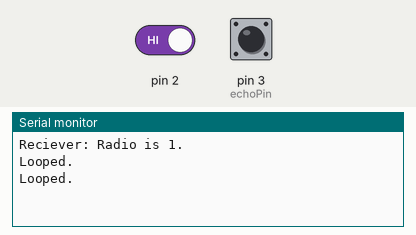
This sketch was run on a simulated Arduino Uno, built with avr-gcc and run on an emulated ATmega328P. Parts: the last lines printed to the serial monitor. Inputs (shaded band) come from the test bench; at power-on: pin 2 HIGH, pin 3 (echoPin) LOW. No radio packets arrive unless stated.

Above: at 1.2 s.
1.3 s: pin 2 driven LOW
At 1.9 s:
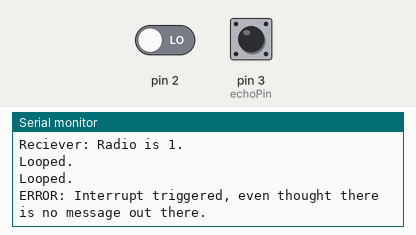
2.8 s: pin 3 (echoPin) pulsed HIGH 2 times (0.12 s each, 0.3 s apart)
At 3.9 s:
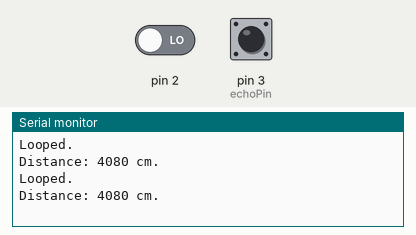

The sketch:

ROBOT.ino
```cpp
#include <nRF24L01.h>
#include <RF24.h>

#define echoPin 3
#define trigPin 4

volatile unsigned long startTime = 0;

RF24 radio (7, 8);
const uint64_t adress = 0xF0F0F0F0F0;


void setup() {
  Serial.begin(9600);

  radio.begin();
  radio.setPALevel(RF24_PA_MIN);//tmp => cus of power reasons, should be changed to high later to strengthen signal
  radio.setDataRate(RF24_1MBPS);//test RF24_250KBPS later maybe, but i dunno (only works with + variants), this method return a boolean that indicates the success of the setFunktion
  radio.setAutoAck(false);//cus we want >1 devices to listen to this message... think about it a bit, it will make sence
  radio.disableCRC();//maybe this line is not needed, but i dunno


  radio.maskIRQ(1, 1, 0);//only interrupt in reviecing data
  attachInterrupt(0, receivedMessage, FALLING);//0 for pin 2 and 1 for pin 3 => these are the only hardware interrupt pins => there are ways to use other pins, but they only work with CHANGE and are a little more difficult
  radioListenMode();


  Serial.print("Reciever: ");
  Serial.print("Radio is ");
  Serial.print(radio.isPVariant());
  Serial.println(".");

  pinMode(trigPin, OUTPUT);
  attachInterrupt(1, mesure, CHANGE);
  digitalWrite(trigPin, LOW);
}

void mesure(){
  if(digitalRead(echoPin) == HIGH){
    startTime = micros();
  } else{
    long duration =micros()-startTime;
    int distance= duration*0.034;
    Serial.print("Distance: ");
    Serial.print(distance);
    Serial.println(" cm.");
  }
}

void receivedMessage(){
  if(radio.available()){
    char text[32] = "";
    radio.read(&text, sizeof(text));
    Serial.println("Signal");
    prepUS();
  } else{
    Serial.println("ERROR: Interrupt triggered, even thought there is no message out there.");
  }
}

void prepUS(){
  digitalWrite(trigPin, LOW);
  delayMicroseconds(2);
  digitalWrite(trigPin, HIGH);
  delayMicroseconds(10);
  digitalWrite(trigPin, LOW);
}

void radioListenMode(){
  radio.openReadingPipe(0, adress);
  radio.startListening();
}

void radioWriteMode(){
  radio.stopListening();
  radio.openWritingPipe(adress);
}

void loop() {
  Serial.println("Looped.");
  delay(1000);
}
```

Measured:
- after the input at 1.3 s, the serial monitor: prints a new line at once (image 1)
- after the input at 2.8 s, the serial monitor: prints a new line after 0.12 s (image 2)
